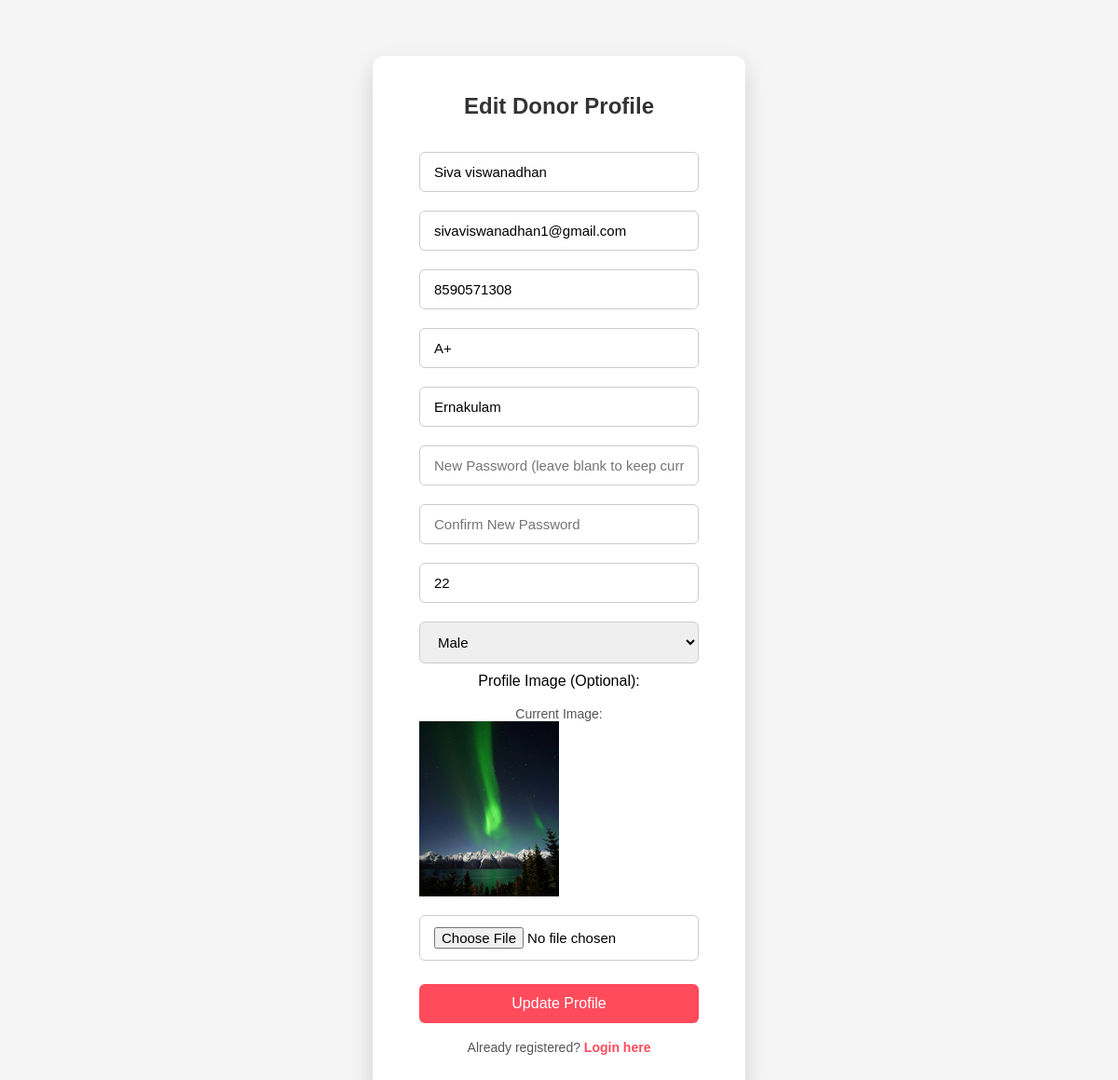
/health_service_portal/edit_donor_profile/18/, run on the app's committed database.
### webapp/models.py (models this page shows, shortened)
class DonorRegistrationDb(models.Model):
    Name = models.CharField(max_length=100, null=True, blank=True)
    Email = models.EmailField(unique=True, null=True, blank=True)
    phone = models.CharField(max_length=15, null=True, blank=True)
    BloodGroup = models.CharField(max_length=10, null=True, blank=True)
    Location = models.CharField(max_length=200, null=True, blank=True)
    Password = models.CharField(max_length=100, null=True, blank=True)
    Confirm_password = models.CharField(max_length=100, null=True, blank=True)
    Age = models.IntegerField(null=True, blank=True)
    Gender = models.CharField(max_length=10, null=True, blank=True)
    Image = models.ImageField(upload_to='donor_images/', null=True, blank=True)
    is_active = models.BooleanField(default=True)
    system_inactive = models.BooleanField(default=False)
    last_donation_date = models.DateField(null=True, blank=True)
    life_saved = models.PositiveIntegerField(default=0)#to store life saved count

### webapp/views.py (the view)
# urls.py: path('edit_donor_profile/<int:donor_id>/', views.edit_donor_profile, name='edit_donor_profile'),
def edit_donor_profile(request, donor_id):
    donor = DonorRegistrationDb.objects.get(id=donor_id)
    return render(request, "Edit_donor_profile.html", {"donor": donor})

### webapp/templates/Edit_donor_profile.html (shortened to what this page needs)
<!DOCTYPE html>
{% load static %}
<html lang="en">
<head>
    <link rel="stylesheet" href="{% static 'Donor_login/css/donor_login.css' %}">
</head>
<body>
    <div class="signup-container">
        <h2>Edit Donor Profile</h2>
        <form method="POST" enctype="multipart/form-data" action="{% url 'update_donor_profile' donor.id %}">
            <input type="text" name="name" placeholder="Full Name" value="{{ donor.Name }}" required>
            <input type="email" name="email" placeholder="Email" value="{{ donor.Email }}" required>
            <input type="text" name="phone" placeholder="Phone Number" value="{{ donor.phone }}">
            <input type="text" name="bloodgroup" placeholder="Blood Group" value="{{ donor.BloodGroup }}">
            <input type="text" name="location" placeholder="Location"  value="{{ donor.Location }}">
            <input type="password" name="password" placeholder="New Password (leave blank to keep current)">
            <input type="password" name="confirm_password" placeholder="Confirm New Password">
            <input type="number" name="age" placeholder="Age" value="{{ donor.Age }}">
            <select name="gender" required>
                <option value="Male" {% if donor.Gender == "Male" %}selected{% endif %}>Male</option>
            </select>
            <label for="image">Profile Image (Optional):</label>
            {% if donor.Image %}
                <div class="current-image">
                    <p>Current Image:</p>
                    <img src="{{ donor.Image.url }}" alt="Profile Image" width="150" style="display:block; margin-bottom:10px;">
                </div>
            {% endif %}
            <input type="file" name="image" accept="image/*">
            <button type="submit">Update Profile</button>
        </form>
        <p>Already registered? <a href="{% url 'donor_login_page' %}">Login here</a></p>
    </div>
</body>
</html>

### webapp/static/Donor_login/css/donor_login.css (style rules this page uses)
* { box-sizing: border-box; margin: 0; padding: 0; font-family: Arial, Helvetica, sans-serif; }
body { background: #f5f5f5; height: 100vh; display: flex; justify-content: center; align-items: flex-start; }
.signup-container { background-color: #ffffff; padding: 40px 50px; border-radius: 12px; box-shadow: 0 10px 25px rgba(0,0,0,0.15); width: 400px; text-align: center; margin-top: 60px; }
.signup-container h2 { margin-bottom: 25px; color: #333333; font-weight: 600; }
.signup-container form input, .signup-container form select { width: 100%; padding: 12px 15px; margin: 10px 0; border-radius: 6px; border: 1px solid #ccc; font-size: 15px; transition: 0.3s; }
.signup-container form button { width: 100%; padding: 12px; background-color: #ff4b5c; color: white; font-size: 16px; border: none; border-radius: 6px; cursor: pointer; margin-top: 15px; transition: background-color 0.3s ease; }
.signup-container p { margin-top: 18px; font-size: 14px; color: #555; }
.signup-container p a { color: #ff4b5c; text-decoration: none; font-weight: 600; }

### data on the page
DonorRegistrationDb: name "Siva viswanadhan", email "sivaviswanadhan1@gmail.com", phone "8590571308", bloodgroup "A+", location "Ernakulam", age "22", gender "Male", Image (picture)
